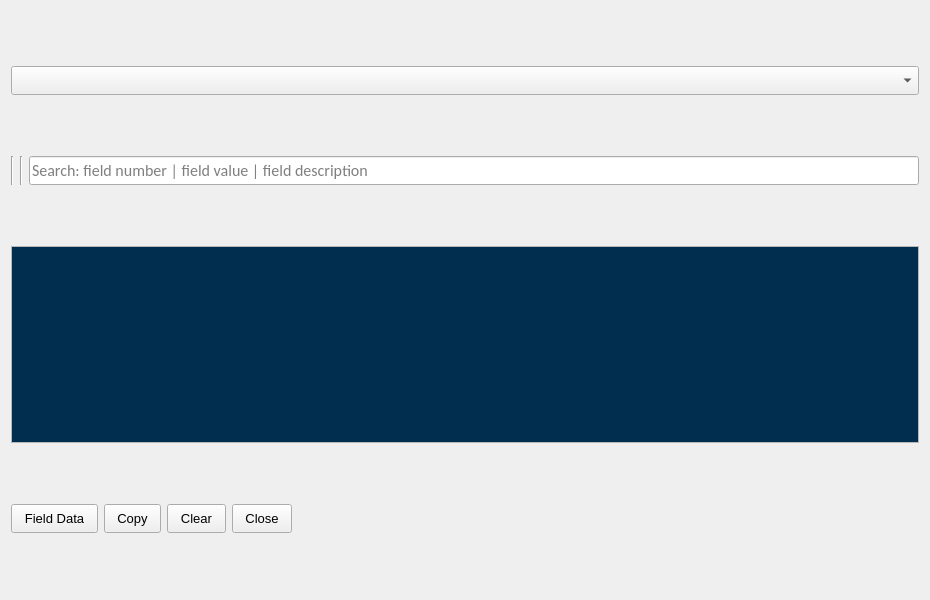
<?xml version="1.0" encoding="UTF-8"?>
<ui version="4.0">
 <class>ComplexFieldsParser</class>
 <widget class="QDialog" name="ComplexFieldsParser">
  <property name="geometry">
   <rect>
    <x>0</x>
    <y>0</y>
    <width>930</width>
    <height>600</height>
   </rect>
  </property>
  <property name="minimumSize">
   <size>
    <width>930</width>
    <height>600</height>
   </size>
  </property>
  <property name="maximumSize">
   <size>
    <width>930</width>
    <height>600</height>
   </size>
  </property>
  <property name="windowTitle">
   <string>Signal | Fields Constructor</string>
  </property>
  <layout class="QGridLayout" name="gridLayout">
   <item row="0" column="0">
    <widget class="QComboBox" name="FieldNumber">
     <property name="font">
      <font>
       <family>Calibri</family>
       <pointsize>12</pointsize>
      </font>
     </property>
    </widget>
   </item>
   <item row="1" column="0">
    <layout class="QGridLayout" name="JsonLayout"/>
   </item>
   <item row="2" column="0">
    <layout class="QHBoxLayout" name="horizontalLayout_2">
     <item>
      <layout class="QGridLayout" name="PlusLayout"/>
     </item>
     <item>
      <layout class="QGridLayout" name="MinusLayout"/>
     </item>
     <item>
      <layout class="QGridLayout" name="NextLevelLayout"/>
     </item>
     <item>
      <widget class="Line" name="line">
       <property name="orientation">
        <enum>Qt::Vertical</enum>
       </property>
      </widget>
     </item>
     <item>
      <layout class="QGridLayout" name="UpLayout"/>
     </item>
     <item>
      <layout class="QGridLayout" name="DownLayout"/>
     </item>
     <item>
      <widget class="Line" name="line_2">
       <property name="orientation">
        <enum>Qt::Vertical</enum>
       </property>
      </widget>
     </item>
     <item>
      <widget class="QLineEdit" name="SearchLine">
       <property name="font">
        <font>
         <family>Calibri</family>
         <pointsize>12</pointsize>
        </font>
       </property>
       <property name="maxLength">
        <number>1000</number>
       </property>
       <property name="placeholderText">
        <string>Search: field number | field value | field description</string>
       </property>
      </widget>
     </item>
    </layout>
   </item>
   <item row="4" column="0">
    <layout class="QHBoxLayout" name="horizontalLayout">
     <item>
      <widget class="QPushButton" name="ButtonMainWindow">
       <property name="font">
        <font>
         <pointsize>10</pointsize>
        </font>
       </property>
       <property name="focusPolicy">
        <enum>Qt::NoFocus</enum>
       </property>
       <property name="styleSheet">
        <string notr="true">        QPushButton {
            padding: 6px 12px;      /* top/bottom, left/right */
        }</string>
       </property>
       <property name="text">
        <string>Field Data</string>
       </property>
      </widget>
     </item>
     <item>
      <widget class="QPushButton" name="ButtonCopy">
       <property name="font">
        <font>
         <pointsize>10</pointsize>
        </font>
       </property>
       <property name="focusPolicy">
        <enum>Qt::NoFocus</enum>
       </property>
       <property name="styleSheet">
        <string notr="true">        QPushButton {
            padding: 6px 12px;      /* top/bottom, left/right */
        }</string>
       </property>
       <property name="text">
        <string>Copy</string>
       </property>
      </widget>
     </item>
     <item>
      <widget class="QPushButton" name="ButtonClearString">
       <property name="font">
        <font>
         <pointsize>10</pointsize>
        </font>
       </property>
       <property name="focusPolicy">
        <enum>Qt::NoFocus</enum>
       </property>
       <property name="styleSheet">
        <string notr="true">        QPushButton {
            padding: 6px 12px;      /* top/bottom, left/right */
        }</string>
       </property>
       <property name="text">
        <string>Clear</string>
       </property>
      </widget>
     </item>
     <item>
      <widget class="QPushButton" name="ButtonClose">
       <property name="font">
        <font>
         <pointsize>10</pointsize>
        </font>
       </property>
       <property name="focusPolicy">
        <enum>Qt::NoFocus</enum>
       </property>
       <property name="styleSheet">
        <string notr="true">        QPushButton {
            padding: 6px 12px;      /* top/bottom, left/right */
        }</string>
       </property>
       <property name="text">
        <string>Close</string>
       </property>
      </widget>
     </item>
     <item>
      <spacer name="horizontalSpacer">
       <property name="orientation">
        <enum>Qt::Horizontal</enum>
       </property>
       <property name="sizeHint" stdset="0">
        <size>
         <width>40</width>
         <height>20</height>
        </size>
       </property>
      </spacer>
     </item>
    </layout>
   </item>
   <item row="3" column="0">
    <widget class="QTextEdit" name="TextData">
     <property name="minimumSize">
      <size>
       <width>0</width>
       <height>180</height>
      </size>
     </property>
     <property name="maximumSize">
      <size>
       <width>16777215</width>
       <height>197</height>
      </size>
     </property>
     <property name="palette">
      <palette>
       <active>
        <colorrole role="Text">
         <brush brushstyle="SolidPattern">
          <color alpha="255">
           <red>255</red>
           <green>255</green>
           <blue>255</blue>
          </color>
         </brush>
        </colorrole>
        <colorrole role="Base">
         <brush brushstyle="SolidPattern">
          <color alpha="255">
           <red>1</red>
           <green>46</green>
           <blue>79</blue>
          </color>
         </brush>
        </colorrole>
       </active>
       <inactive>
        <colorrole role="Text">
         <brush brushstyle="SolidPattern">
          <color alpha="255">
           <red>255</red>
           <green>255</green>
           <blue>255</blue>
          </color>
         </brush>
        </colorrole>
        <colorrole role="Base">
         <brush brushstyle="SolidPattern">
          <color alpha="255">
           <red>1</red>
           <green>46</green>
           <blue>79</blue>
          </color>
         </brush>
        </colorrole>
       </inactive>
       <disabled>
        <colorrole role="Text">
         <brush brushstyle="SolidPattern">
          <color alpha="255">
           <red>120</red>
           <green>120</green>
           <blue>120</blue>
          </color>
         </brush>
        </colorrole>
        <colorrole role="Base">
         <brush brushstyle="SolidPattern">
          <color alpha="255">
           <red>240</red>
           <green>240</green>
           <blue>240</blue>
          </color>
         </brush>
        </colorrole>
       </disabled>
      </palette>
     </property>
     <property name="font">
      <font>
       <family>Courier New</family>
       <pointsize>11</pointsize>
      </font>
     </property>
     <property name="inputMethodHints">
      <set>Qt::ImhLatinOnly|Qt::ImhMultiLine|Qt::ImhPreferLatin</set>
     </property>
     <property name="acceptRichText">
      <bool>false</bool>
     </property>
     <property name="placeholderText">
      <string/>
     </property>
    </widget>
   </item>
  </layout>
 </widget>
 <resources/>
 <connections/>
</ui>
